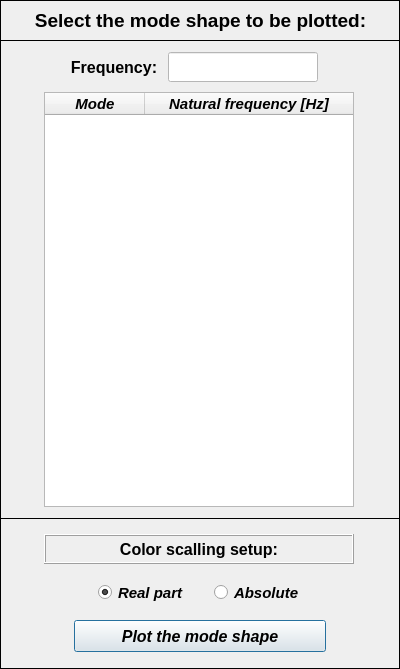
<?xml version="1.0" encoding="UTF-8"?>
<ui version="4.0">
 <class>Dialog</class>
 <widget class="QDialog" name="Dialog">
  <property name="windowModality">
   <enum>Qt::NonModal</enum>
  </property>
  <property name="geometry">
   <rect>
    <x>0</x>
    <y>0</y>
    <width>400</width>
    <height>669</height>
   </rect>
  </property>
  <property name="sizePolicy">
   <sizepolicy hsizetype="Fixed" vsizetype="Fixed">
    <horstretch>0</horstretch>
    <verstretch>0</verstretch>
   </sizepolicy>
  </property>
  <property name="minimumSize">
   <size>
    <width>400</width>
    <height>669</height>
   </size>
  </property>
  <property name="maximumSize">
   <size>
    <width>400</width>
    <height>669</height>
   </size>
  </property>
  <property name="contextMenuPolicy">
   <enum>Qt::DefaultContextMenu</enum>
  </property>
  <property name="windowTitle">
   <string>Plot mode shapes</string>
  </property>
  <property name="windowIcon">
   <iconset>
    <normaloff>../../../../../../Downloads/load - Copia.png</normaloff>../../../../../../Downloads/load - Copia.png</iconset>
  </property>
  <property name="whatsThis">
   <string/>
  </property>
  <widget class="QFrame" name="frame_2">
   <property name="geometry">
    <rect>
     <x>0</x>
     <y>40</y>
     <width>400</width>
     <height>479</height>
    </rect>
   </property>
   <property name="sizeIncrement">
    <size>
     <width>400</width>
     <height>0</height>
    </size>
   </property>
   <property name="baseSize">
    <size>
     <width>400</width>
     <height>0</height>
    </size>
   </property>
   <property name="frameShape">
    <enum>QFrame::Box</enum>
   </property>
   <property name="frameShadow">
    <enum>QFrame::Plain</enum>
   </property>
   <widget class="QTreeWidget" name="treeWidget">
    <property name="geometry">
     <rect>
      <x>44</x>
      <y>52</y>
      <width>310</width>
      <height>415</height>
     </rect>
    </property>
    <property name="minimumSize">
     <size>
      <width>310</width>
      <height>415</height>
     </size>
    </property>
    <property name="maximumSize">
     <size>
      <width>310</width>
      <height>415</height>
     </size>
    </property>
    <property name="font">
     <font>
      <family>Arial</family>
      <pointsize>10</pointsize>
      <weight>75</weight>
      <italic>true</italic>
      <bold>true</bold>
     </font>
    </property>
    <property name="alternatingRowColors">
     <bool>true</bool>
    </property>
    <column>
     <property name="text">
      <string>Mode</string>
     </property>
     <property name="font">
      <font>
       <family>Arial</family>
       <pointsize>11</pointsize>
       <weight>75</weight>
       <italic>true</italic>
       <bold>true</bold>
      </font>
     </property>
     <property name="textAlignment">
      <set>AlignCenter</set>
     </property>
    </column>
    <column>
     <property name="text">
      <string notr="true">Natural frequency [Hz]</string>
     </property>
     <property name="font">
      <font>
       <family>Arial</family>
       <pointsize>11</pointsize>
       <weight>75</weight>
       <italic>true</italic>
       <bold>true</bold>
      </font>
     </property>
     <property name="textAlignment">
      <set>AlignCenter</set>
     </property>
    </column>
   </widget>
   <widget class="QLineEdit" name="lineEdit_natural_frequency">
    <property name="enabled">
     <bool>false</bool>
    </property>
    <property name="geometry">
     <rect>
      <x>168</x>
      <y>12</y>
      <width>150</width>
      <height>30</height>
     </rect>
    </property>
    <property name="minimumSize">
     <size>
      <width>0</width>
      <height>30</height>
     </size>
    </property>
    <property name="maximumSize">
     <size>
      <width>16777215</width>
      <height>30</height>
     </size>
    </property>
    <property name="font">
     <font>
      <family>Arial</family>
      <pointsize>12</pointsize>
      <weight>75</weight>
      <italic>true</italic>
      <bold>true</bold>
     </font>
    </property>
    <property name="styleSheet">
     <string notr="true">background-color: rgb(255, 255, 255);
color: rgb(0, 0, 255);</string>
    </property>
    <property name="alignment">
     <set>Qt::AlignCenter</set>
    </property>
   </widget>
   <widget class="QLabel" name="label_4">
    <property name="geometry">
     <rect>
      <x>64</x>
      <y>12</y>
      <width>100</width>
      <height>30</height>
     </rect>
    </property>
    <property name="minimumSize">
     <size>
      <width>0</width>
      <height>30</height>
     </size>
    </property>
    <property name="maximumSize">
     <size>
      <width>16777215</width>
      <height>30</height>
     </size>
    </property>
    <property name="font">
     <font>
      <family>Arial</family>
      <pointsize>12</pointsize>
      <weight>75</weight>
      <bold>true</bold>
     </font>
    </property>
    <property name="text">
     <string>Frequency:</string>
    </property>
    <property name="alignment">
     <set>Qt::AlignCenter</set>
    </property>
   </widget>
  </widget>
  <widget class="QFrame" name="frame">
   <property name="geometry">
    <rect>
     <x>0</x>
     <y>0</y>
     <width>400</width>
     <height>41</height>
    </rect>
   </property>
   <property name="minimumSize">
    <size>
     <width>400</width>
     <height>0</height>
    </size>
   </property>
   <property name="maximumSize">
    <size>
     <width>400</width>
     <height>16777215</height>
    </size>
   </property>
   <property name="frameShape">
    <enum>QFrame::Box</enum>
   </property>
   <property name="frameShadow">
    <enum>QFrame::Plain</enum>
   </property>
   <property name="lineWidth">
    <number>1</number>
   </property>
   <widget class="QLabel" name="label">
    <property name="geometry">
     <rect>
      <x>10</x>
      <y>4</y>
      <width>381</width>
      <height>33</height>
     </rect>
    </property>
    <property name="font">
     <font>
      <family>Arial</family>
      <pointsize>14</pointsize>
      <weight>75</weight>
      <italic>false</italic>
      <bold>true</bold>
     </font>
    </property>
    <property name="text">
     <string>Select the mode shape to be plotted:</string>
    </property>
    <property name="textFormat">
     <enum>Qt::AutoText</enum>
    </property>
    <property name="alignment">
     <set>Qt::AlignCenter</set>
    </property>
   </widget>
  </widget>
  <widget class="QFrame" name="frame_3">
   <property name="geometry">
    <rect>
     <x>0</x>
     <y>518</y>
     <width>400</width>
     <height>151</height>
    </rect>
   </property>
   <property name="frameShape">
    <enum>QFrame::Box</enum>
   </property>
   <property name="frameShadow">
    <enum>QFrame::Plain</enum>
   </property>
   <widget class="QWidget" name="horizontalLayoutWidget">
    <property name="geometry">
     <rect>
      <x>88</x>
      <y>60</y>
      <width>237</width>
      <height>29</height>
     </rect>
    </property>
    <layout class="QHBoxLayout" name="horizontalLayout">
     <item>
      <widget class="QRadioButton" name="radioButton_first_node">
       <property name="enabled">
        <bool>true</bool>
       </property>
       <property name="minimumSize">
        <size>
         <width>100</width>
         <height>21</height>
        </size>
       </property>
       <property name="maximumSize">
        <size>
         <width>100</width>
         <height>21</height>
        </size>
       </property>
       <property name="font">
        <font>
         <family>Arial</family>
         <pointsize>11</pointsize>
         <weight>75</weight>
         <italic>true</italic>
         <bold>true</bold>
         <stylestrategy>PreferAntialias</stylestrategy>
        </font>
       </property>
       <property name="focusPolicy">
        <enum>Qt::ClickFocus</enum>
       </property>
       <property name="text">
        <string>Real part</string>
       </property>
       <property name="checked">
        <bool>true</bool>
       </property>
      </widget>
     </item>
     <item>
      <widget class="QRadioButton" name="radioButton_last_node">
       <property name="minimumSize">
        <size>
         <width>100</width>
         <height>21</height>
        </size>
       </property>
       <property name="maximumSize">
        <size>
         <width>100</width>
         <height>21</height>
        </size>
       </property>
       <property name="font">
        <font>
         <family>Arial</family>
         <pointsize>11</pointsize>
         <weight>75</weight>
         <italic>true</italic>
         <bold>true</bold>
         <stylestrategy>PreferAntialias</stylestrategy>
        </font>
       </property>
       <property name="focusPolicy">
        <enum>Qt::ClickFocus</enum>
       </property>
       <property name="text">
        <string>Absolute</string>
       </property>
       <property name="checked">
        <bool>false</bool>
       </property>
      </widget>
     </item>
    </layout>
   </widget>
   <widget class="QLabel" name="label_6">
    <property name="geometry">
     <rect>
      <x>44</x>
      <y>16</y>
      <width>310</width>
      <height>30</height>
     </rect>
    </property>
    <property name="minimumSize">
     <size>
      <width>310</width>
      <height>30</height>
     </size>
    </property>
    <property name="maximumSize">
     <size>
      <width>310</width>
      <height>30</height>
     </size>
    </property>
    <property name="font">
     <font>
      <family>Arial</family>
      <pointsize>12</pointsize>
      <weight>75</weight>
      <italic>false</italic>
      <bold>true</bold>
     </font>
    </property>
    <property name="frameShape">
     <enum>QFrame::Box</enum>
    </property>
    <property name="frameShadow">
     <enum>QFrame::Raised</enum>
    </property>
    <property name="midLineWidth">
     <number>0</number>
    </property>
    <property name="text">
     <string>Color scalling setup:</string>
    </property>
    <property name="alignment">
     <set>Qt::AlignCenter</set>
    </property>
   </widget>
   <widget class="QPushButton" name="pushButton">
    <property name="geometry">
     <rect>
      <x>74</x>
      <y>102</y>
      <width>252</width>
      <height>32</height>
     </rect>
    </property>
    <property name="minimumSize">
     <size>
      <width>252</width>
      <height>32</height>
     </size>
    </property>
    <property name="maximumSize">
     <size>
      <width>252</width>
      <height>55</height>
     </size>
    </property>
    <property name="font">
     <font>
      <family>Arial</family>
      <pointsize>12</pointsize>
      <weight>75</weight>
      <italic>true</italic>
      <bold>true</bold>
     </font>
    </property>
    <property name="text">
     <string>Plot the mode shape</string>
    </property>
   </widget>
  </widget>
 </widget>
 <resources/>
 <connections/>
</ui>
